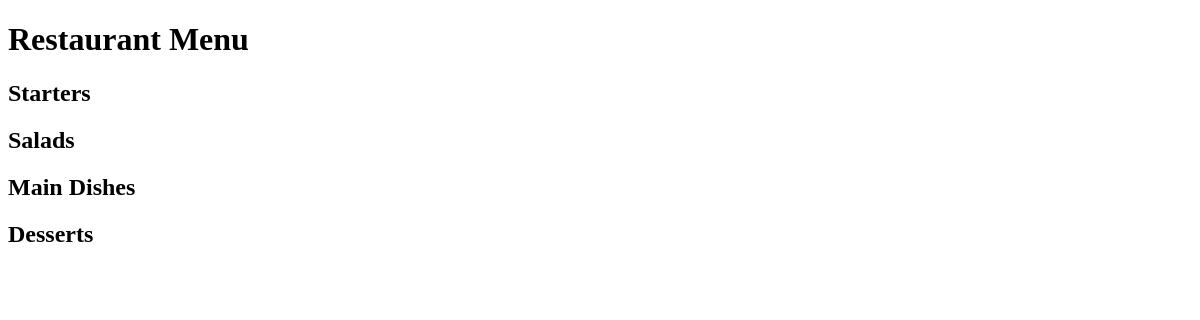
The app's page /, older data.
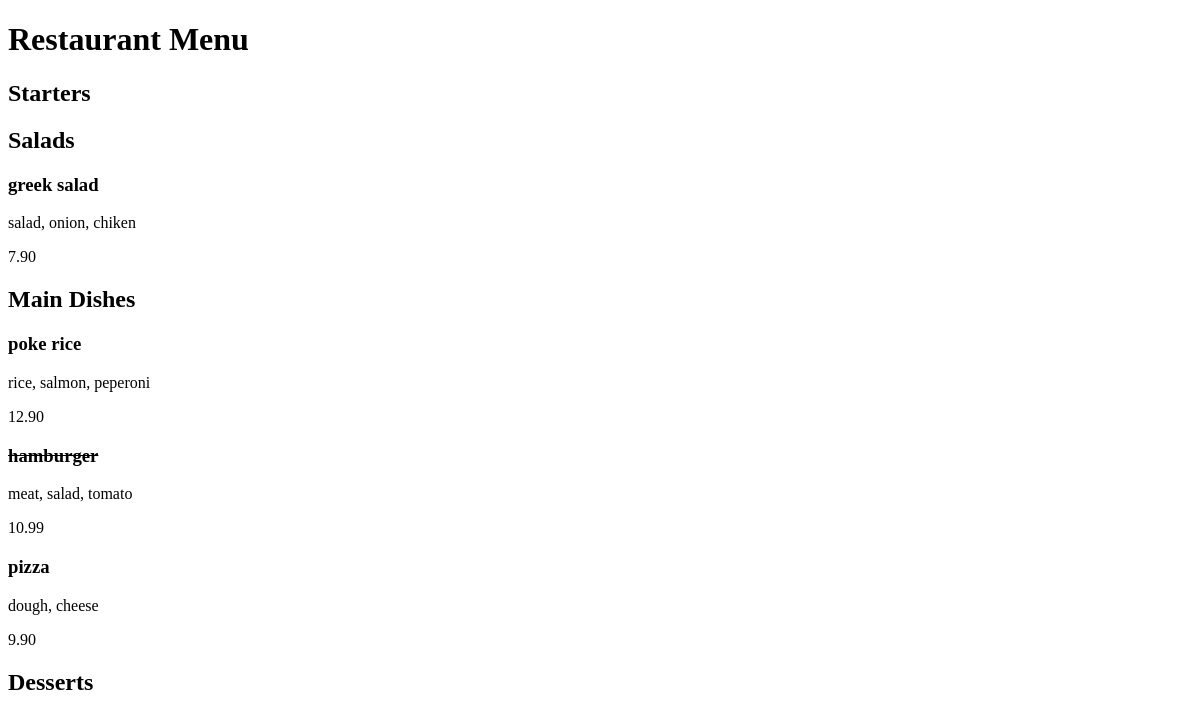
The same page, newer data.
### restaurant_menu/models.py (models this page shows, shortened)
class Item(models.Model):
    meal = models.CharField(max_length=80, unique=True)
    description = models.CharField(max_length=200)
    price = models.DecimalField(max_digits=10 , decimal_places=2)
    category = models.CharField(max_length=80, choices=MEAL_TYPE)
    author = models.ForeignKey(User, on_delete=models.PROTECT)
    status = models.IntegerField(choices=STATUS, default=0)
    date_created = models.DateTimeField(auto_now_add=True)
    date_updated = models.DateTimeField(auto_now=True)

### restaurant_menu/views.py (the view)
# urls.py: path('', views.MenuList.as_view(), name='home'),
class MenuList(generic.ListView):
    queryset = Item.objects.order_by("-date_created")
    template_name = "index.html"
    def get_context_data(self, *, object_list=None, **kwargs):
        context_data = super().get_context_data(**kwargs)
        context_data["meals"] = MEAL_TYPE
        return context_data

### restaurant_menu/templates/index.html (shortened to what this page needs)
<!DOCTYPE html>
<html lang="en">
<head>
</head>
<body>
    <h1>Restaurant Menu</h1>
    {% for meal in meals %}
        <h2>{{ meal.1 }}</h2>
            {% for row in item_list %}
                {% if row.category == meal.0 %}
                    {% if row.status == 0 %}
                        <h3><del>{{row.meal}}</del></h3>
                            <p>{{row.description}}</p>
                            <p>{{row.price}}</p>
                    {% else %}
                        <h3>{{row.meal}}</h3>
                            <p>{{row.description}}</p>
                            <p>{{row.price}}</p>
                    {% endif %}
                {% endif %}
            {% endfor %}
    {% endfor %}
</body>
</html>

Row changes from the older to the newer data that the page shows:
added Item: meal "greek salad", description "salad, onion, chiken", price "7.90", shown under "Salads"
added Item: meal "poke rice", description "rice, salmon, peperoni", price "12.90", shown under "Main Dishes"
added Item: meal "hamburger", description "meat, salad, tomato", price "10.99", shown under "Main Dishes"
added Item: meal "pizza", description "dough, cheese", price "9.90", shown under "Main Dishes"
